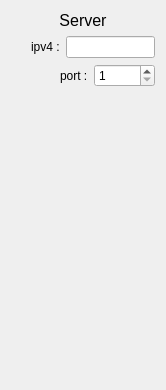
<?xml version="1.0" encoding="UTF-8"?>
<ui version="4.0">
 <class>FormSensorViews</class>
 <widget class="QWidget" name="FormSensorViews">
  <property name="geometry">
   <rect>
    <x>0</x>
    <y>0</y>
    <width>166</width>
    <height>390</height>
   </rect>
  </property>
  <property name="windowTitle">
   <string>Form</string>
  </property>
  <layout class="QVBoxLayout" name="verticalLayout_2">
   <item>
    <widget class="QLabel" name="label">
     <property name="font">
      <font>
       <pointsize>12</pointsize>
      </font>
     </property>
     <property name="text">
      <string>Server</string>
     </property>
     <property name="alignment">
      <set>Qt::AlignCenter</set>
     </property>
    </widget>
   </item>
   <item>
    <layout class="QHBoxLayout" name="horizontalLayout_3">
     <item>
      <spacer name="horizontalSpacer">
       <property name="orientation">
        <enum>Qt::Horizontal</enum>
       </property>
       <property name="sizeHint" stdset="0">
        <size>
         <width>40</width>
         <height>20</height>
        </size>
       </property>
      </spacer>
     </item>
     <item>
      <widget class="QLabel" name="label_3">
       <property name="text">
        <string>ipv4 :</string>
       </property>
      </widget>
     </item>
     <item>
      <widget class="QLineEdit" name="lineEdit_ip"/>
     </item>
    </layout>
   </item>
   <item>
    <layout class="QHBoxLayout" name="horizontalLayout_2">
     <item>
      <spacer name="horizontalSpacer_2">
       <property name="orientation">
        <enum>Qt::Horizontal</enum>
       </property>
       <property name="sizeHint" stdset="0">
        <size>
         <width>40</width>
         <height>20</height>
        </size>
       </property>
      </spacer>
     </item>
     <item>
      <widget class="QLabel" name="label_2">
       <property name="text">
        <string>port :</string>
       </property>
      </widget>
     </item>
     <item>
      <widget class="QSpinBox" name="spinBox_port">
       <property name="sizePolicy">
        <sizepolicy hsizetype="Expanding" vsizetype="Fixed">
         <horstretch>0</horstretch>
         <verstretch>0</verstretch>
        </sizepolicy>
       </property>
       <property name="minimum">
        <number>1</number>
       </property>
       <property name="maximum">
        <number>65535</number>
       </property>
      </widget>
     </item>
    </layout>
   </item>
   <item>
    <layout class="QVBoxLayout" name="verticalLayout">
     <item>
      <spacer name="verticalSpacer">
       <property name="orientation">
        <enum>Qt::Vertical</enum>
       </property>
       <property name="sizeHint" stdset="0">
        <size>
         <width>20</width>
         <height>40</height>
        </size>
       </property>
      </spacer>
     </item>
    </layout>
   </item>
  </layout>
 </widget>
 <resources/>
 <connections/>
</ui>
